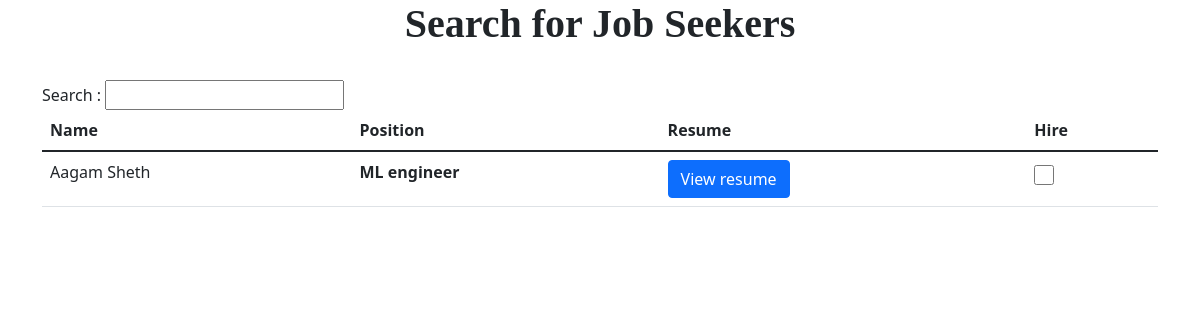
Page /searchuser (signed in) on the earlier database version.
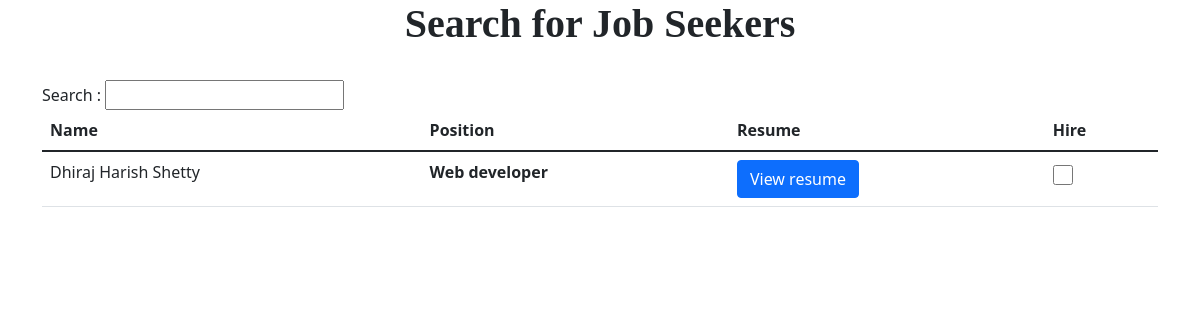
Same page on the later database version.
### app.py (models this page shows)
class User(db.Model):
    sno = db.Column(db.Integer, primary_key=True)
    name = db.Column(db.String(200), nullable=False)
    username = db.Column(db.String(200), unique=True)
    password = db.Column(db.String(200), nullable=False)
    resume = db.Column(db.String(200), nullable=True)
    position = db.Column(db.String(200), nullable=True)

### app.py (the view)
@app.route('/searchuser')
def searchuser():
    if 'company' in session:
        jobsearchers = User.query.all()
        return render_template('searchuser.html', jobsearchers=jobsearchers)
    return redirect(url_for('companylogin'))

### templates/searchuser.html (shortened to what this page needs)
<!DOCTYPE html>
<html lang="en">
<head>
    <link href="https://cdn.jsdelivr.net/npm/bootstrap@5.1.1/dist/css/bootstrap.min.css" rel="stylesheet"
 />
    <link rel="stylesheet" href="{{url_for('static', filename='css/profile.css')}}" />
</head>
<body>
    <div class="container">
        <h1 class="text-center" style="font-family: serif, georgia; font-weight: bold">
            Search for Job Seekers
        </h1>
        <br />
        {% if jobsearchers %}
        Search : <input type="text" name="text" id="myInput" />
        <table class="table">
            <thead>
                <tr>
                    <th>Name</th>
                    <th>Position</th>
                    <th>Resume</th>
                    <th>Hire</th>
                </tr>
            </thead>
            <tbody id="myTable">
                {% for i in jobsearchers %}
                <tr>
                    <td>{{i.name}}</td>
                    <td style="font-weight: bold">
                        {% if i.position %}
                        {{i.position}}
                        {% else %}
                        No Details
                        {% endif %}
                    </td>
                    <td>
                        {% if i.resume %}
                        <a href="static/resumes/{{i.resume}}" class="btn btn-primary" target="__blank">
                            View resume
                        </a>
                        {% else %}
                        No Resume
                        {% endif %}
                    </td>
                    <td>
                        <input type="checkbox" style="width: 20px; height: 30px" />
                    </td>
                </tr>
                {% endfor %}
            </tbody>
        </table>
        {% else %}
        <div>
            No Job Seakers found
        </div>
        {% endif %}
    </div>
</body>
</html>

Differences in the rows shown:
changed User: name "Aagam Sheth" → "Dhiraj Harish Shetty"; position "ML engineer" → "Web developer"
